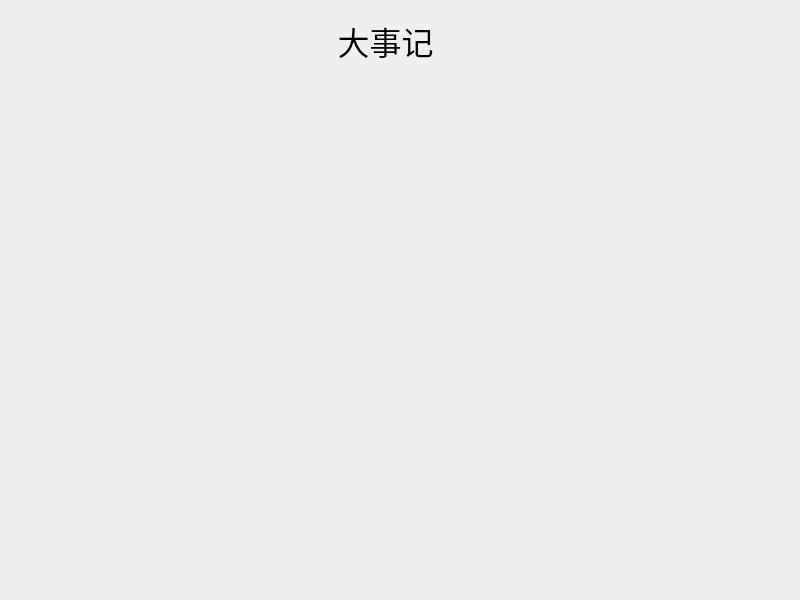
<?xml version="1.0" encoding="UTF-8"?>
<ui version="4.0">
 <class>BigEventWindow</class>
 <widget class="QMainWindow" name="BigEventWindow">
  <property name="geometry">
   <rect>
    <x>0</x>
    <y>0</y>
    <width>800</width>
    <height>600</height>
   </rect>
  </property>
  <property name="sizePolicy">
   <sizepolicy hsizetype="Fixed" vsizetype="Fixed">
    <horstretch>0</horstretch>
    <verstretch>0</verstretch>
   </sizepolicy>
  </property>
  <property name="minimumSize">
   <size>
    <width>800</width>
    <height>600</height>
   </size>
  </property>
  <property name="maximumSize">
   <size>
    <width>800</width>
    <height>600</height>
   </size>
  </property>
  <property name="windowTitle">
   <string>MainWindow</string>
  </property>
  <widget class="QWidget" name="centralwidget">
   <widget class="QLabel" name="label">
    <property name="geometry">
     <rect>
      <x>280</x>
      <y>0</y>
      <width>211</width>
      <height>81</height>
     </rect>
    </property>
    <property name="sizePolicy">
     <sizepolicy hsizetype="Preferred" vsizetype="Preferred">
      <horstretch>0</horstretch>
      <verstretch>0</verstretch>
     </sizepolicy>
    </property>
    <property name="font">
     <font>
      <family>微软雅黑</family>
      <pointsize>24</pointsize>
     </font>
    </property>
    <property name="text">
     <string>大事记</string>
    </property>
    <property name="alignment">
     <set>Qt::AlignCenter</set>
    </property>
   </widget>
  </widget>
 </widget>
 <resources/>
 <connections/>
</ui>
